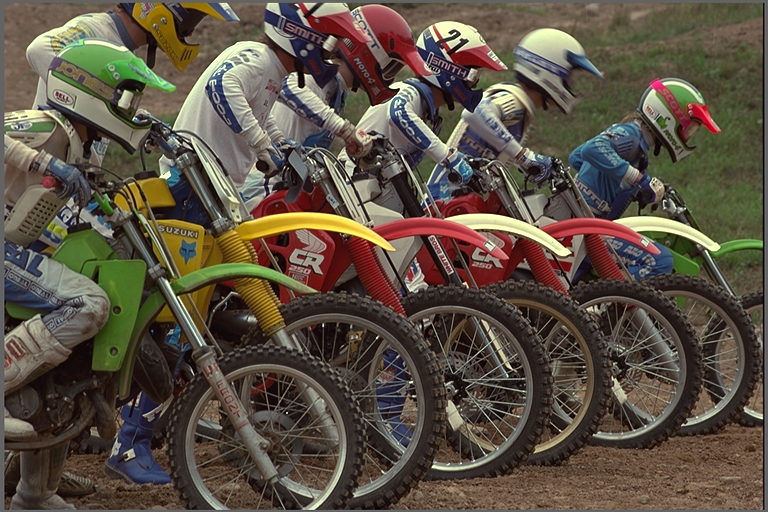
#> input picture Images/bikes.bmp, 768 x 512 px, found by its file name
$ python ImageMetrics.py
#> lines starting #> are read from the running program, lines starting #| are printed output that depends on the picture
import cv2
import numpy as np
# import matplotlib.pyplot as plt

# Mean Substracted Contrast Normalization (MSCN)
im = cv2.imread("Images/bikes.bmp", 0) # read as gray scale
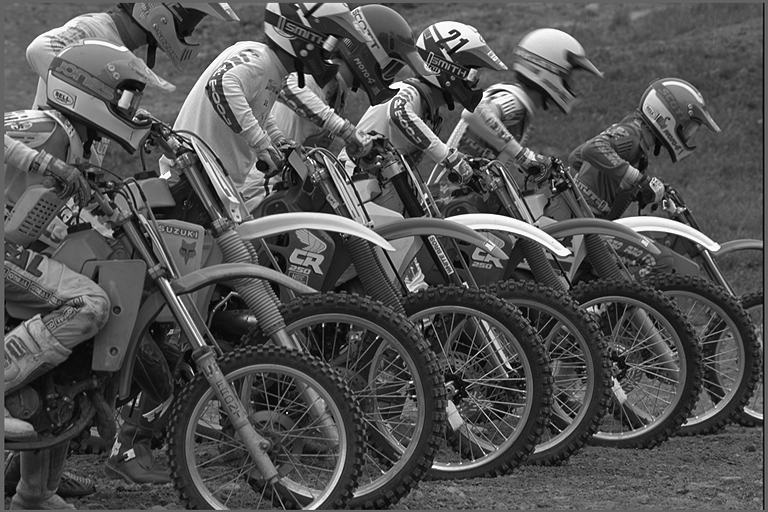
#> im: shape (512, 768); min 0, max 255, mean 82.8
blurred = cv2.GaussianBlur(im, (7, 7), 1.166) # apply gaussian blur to the image
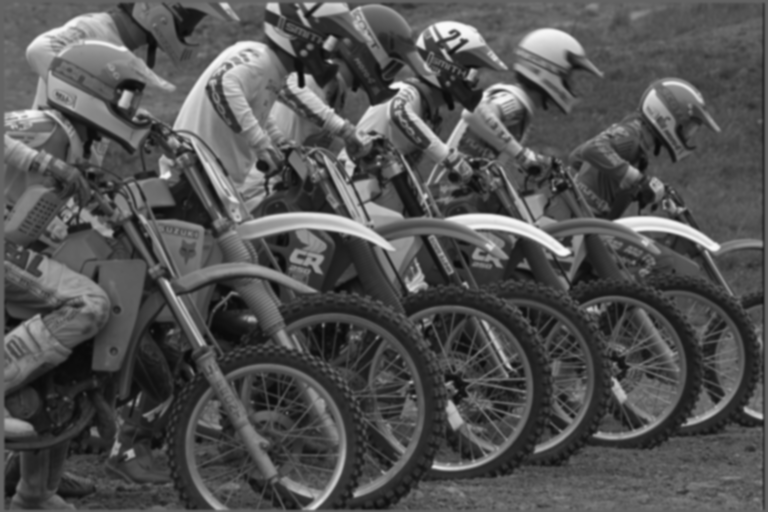
#> blurred: shape (512, 768); min 10, max 249, mean 82.8
blurred_sq = blurred * blurred
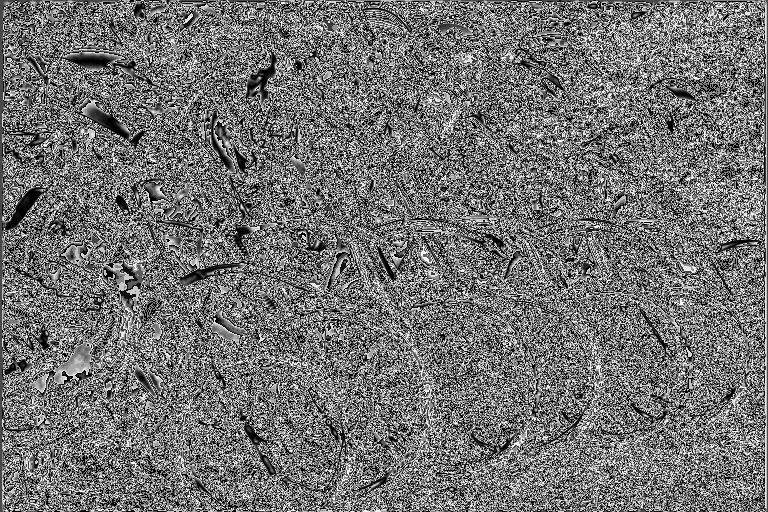
#> blurred_sq: shape (512, 768); min 0, max 249, mean 114.2
sigma = cv2.GaussianBlur(im * im, (7, 7), 1.166)
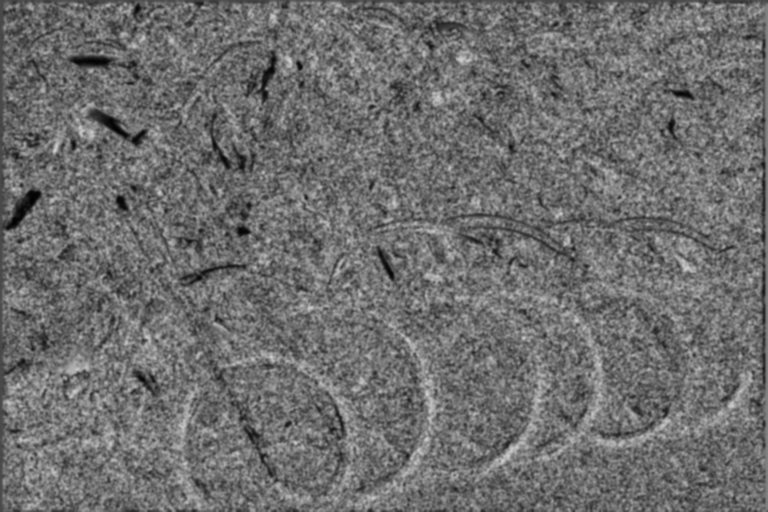
#> sigma: shape (512, 768); min 1, max 208, mean 109.7
sigma = (sigma - blurred_sq) ** 0.5
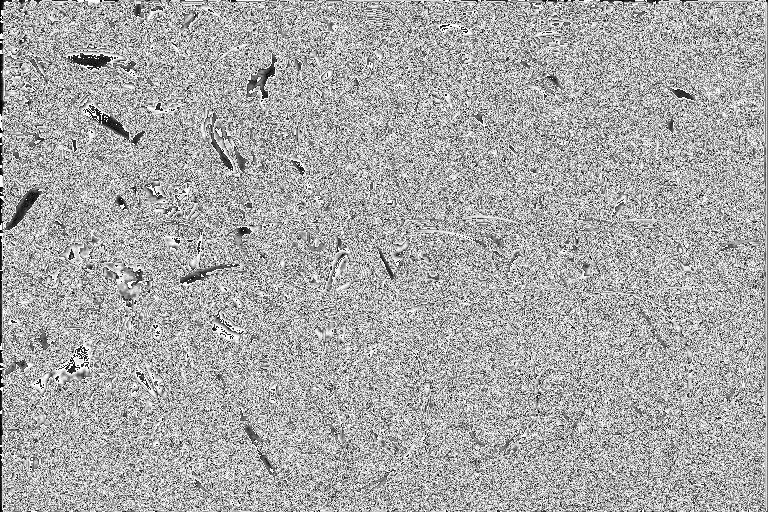
#> sigma: shape (512, 768) float64; min 0, max 15.97, mean 10.63; drawn with min black and max white
sigma = sigma + 1.0/255 # to make sure the denominator doesn't give DivideByZero Exception
structdis = (im - blurred)/sigma # final MSCN(i, j) image
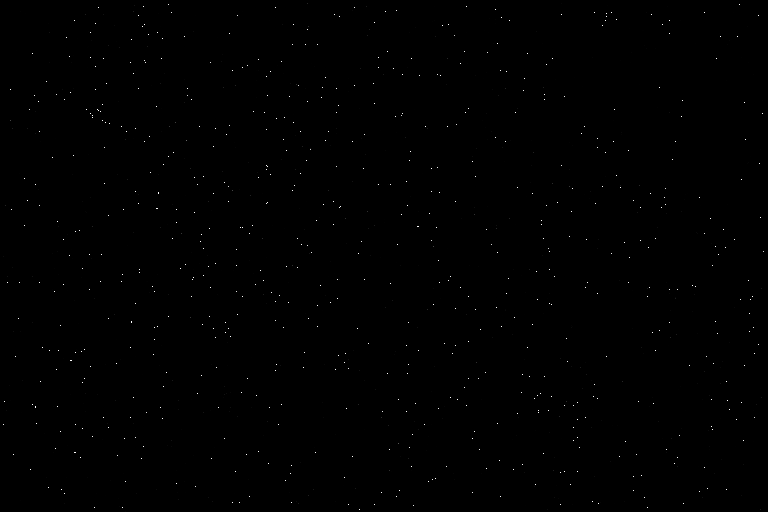
#> structdis: shape (512, 768) float64; min 0, max 65025, mean 122.9; drawn with min black and max white

# Pairwise products for neighborhood releationships
# indices to calculate pair-wise products (H, V, D1, D2)
shifts = [[0,1], [1,0], [1,1], [-1,1]]
# calculate pairwise components in each orientation
for itr_shift in range(1, len(shifts) + 1):
    OrigArr = structdis
    reqshift = shifts[itr_shift-1] # shifting index

# create affine matrix (to shift the image)
M = np.float32([[1, 0, reqshift[1]], [0, 1, reqshift[0]]])
ShiftArr = cv2.warpAffine(OrigArr, M, (structdis.shape[1], structdis.shape[0]))

$ run again, with Images/original-scaled-image.jpg saved as Images/bikes.bmp
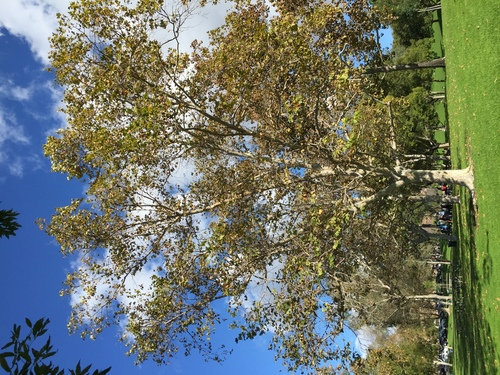
#> input picture Images/original-scaled-image.jpg, 500 x 375 px, found by its file name
#> `sigma = (sigma - blurred_sq) ** 0.5`:
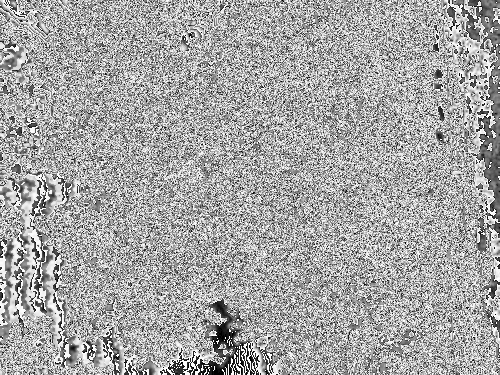
#> sigma: shape (375, 500) float64; min 0, max 15.97, mean 10.37; drawn with min black and max white
#> `structdis = (im - blurred)/sigma`:
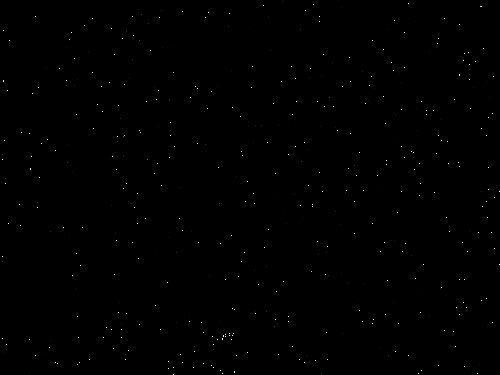
#> structdis: shape (375, 500) float64; min 0, max 65025, mean 133.1; drawn with min black and max white
